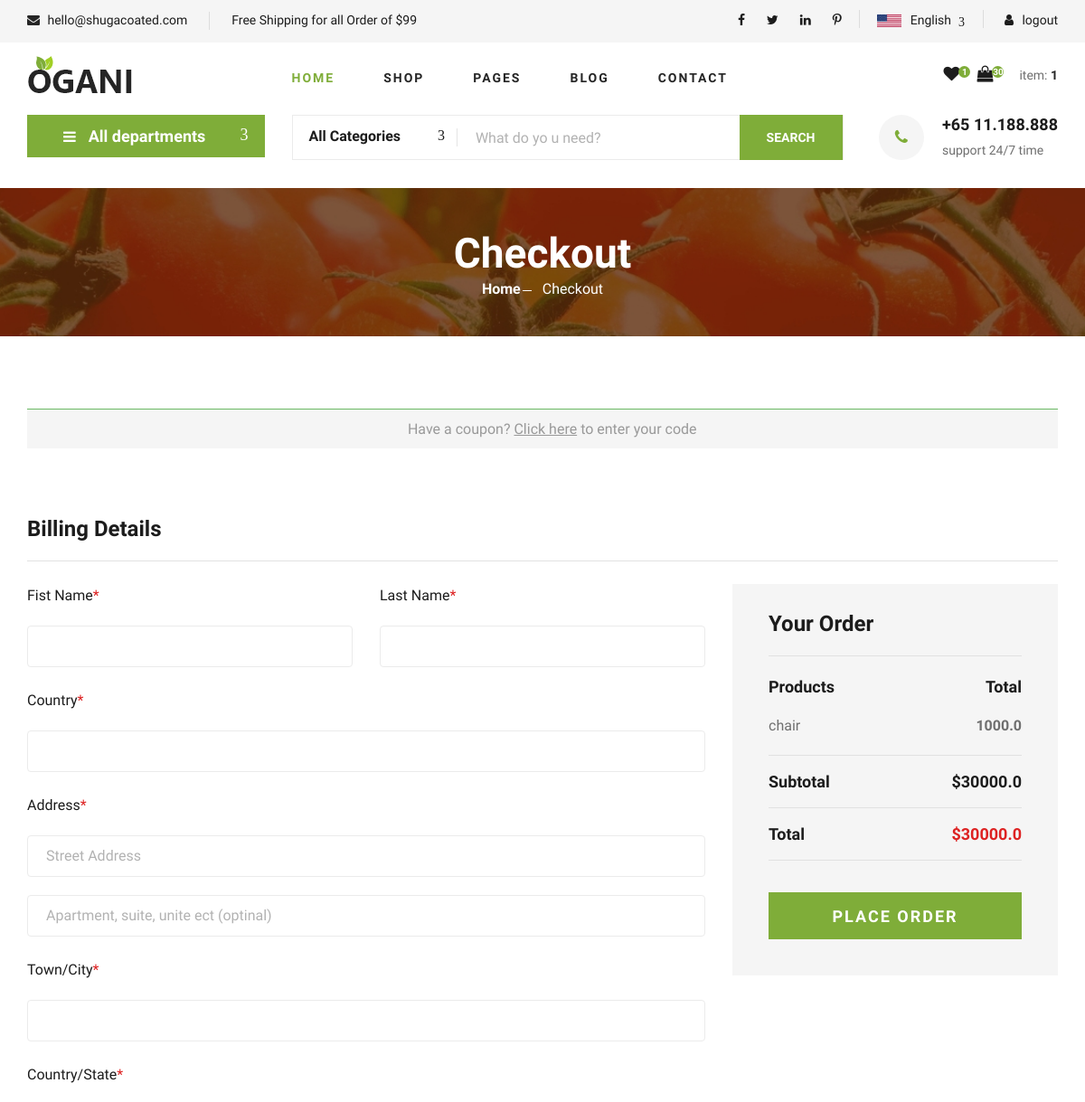
Before: /checkout (signed in, upper part) with the older database file.
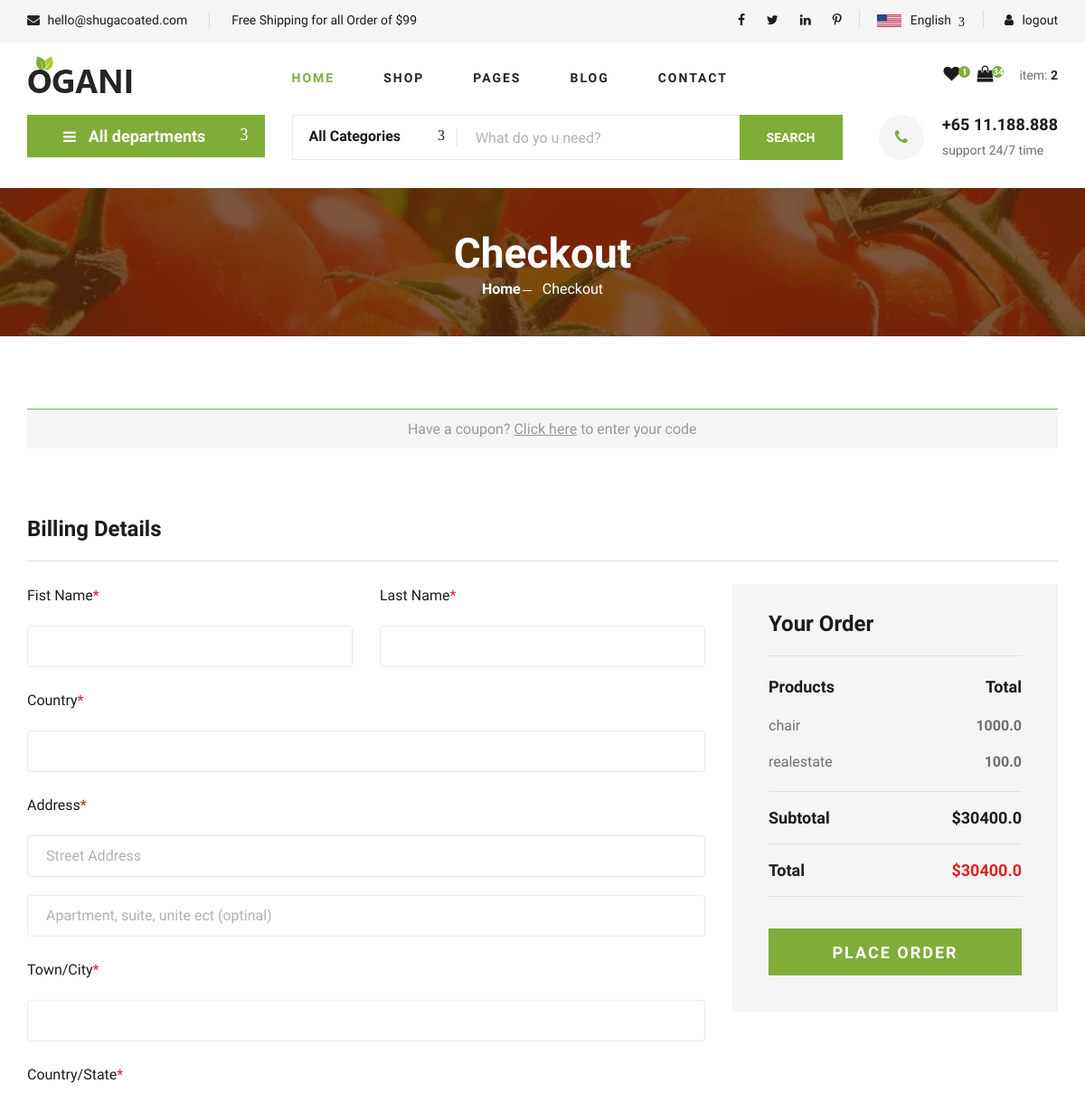
After: the same page with the newer database file.
### Estorapp/models.py (models this page shows, shortened)
class OrderItem(models.Model):
    product = models.ForeignKey(Product, on_delete=models.CASCADE, null=True, blank=True)
    order = models.ForeignKey(Order, on_delete=models.SET_NULL, blank=True, null=True )
    quantity = models.IntegerField(default=0, null=True, blank=True)
    date_added = models.DateTimeField(auto_now_add=True)
    @property
    def get_total(self):
        total = self.product.price * self.quantity
        return total

class Product(models.Model):
    name = models.CharField(max_length=200)
    product_type =models.ForeignKey(ProductType, on_delete=models.CASCADE, max_length=50,null=True, blank=True)
    price = models.FloatField()
    slash_price = models.FloatField(null=True,)
    product_brifing = models.CharField(max_length=50,null=True, blank=True)
    product_details = models.TextField(max_length=5000,null=True, blank=True)
    product_informations = models.TextField(max_length=5000,null=True, blank=True)
    image = models.ImageField(upload_to="images", null=True,blank=True)

class Order(models.Model):
    customer = models.ForeignKey(Customer, on_delete=models.SET_NULL, null=True, blank=True )
    date_ordered = models.DateTimeField(auto_now_add=True)
    complete = models.BooleanField(default=False, null=True, blank=False)
    transaction_id = models.CharField(max_length=100, null=True)
    class Meta:
        ordering = ["-transaction_id"]
    @property
    def get_cart_total(self):
        orderitems = self.orderitem_set.all()
        total = sum([item.get_total for item in orderitems])
        return total
    @property
    def get_cart_items(self):
        orderitems = self.orderitem_set.all()
        total = sum([item.quantity for item in orderitems])
        return total

### Estorapp/views.py (the view)
# urls.py: path("checkout", views.checkout, name='checkout'),
@login_required(login_url='login')
def checkout(request):
    if request.user.is_authenticated:
        customer = request.user.customer
        order, created = Order.objects.get_or_create(customer=customer, complete=False)
        items = order.orderitem_set.all()
        cartItems = order.get_cart_items
        get_orderitems = order.orderitem_set.all().count()
    else:
        items = []
        order = {'get_cart_total': 0, 'get_cart_items': 0}
        cartItems = order['get_cart_items']
        get_orderitems = 0
    context = {"items": items, "order": order, "cartItems": cartItems, 'get_orderitems':get_orderitems }
    return render(request, 'checkout.html', context)

### Estorapp/templates/checkout.html (shortened to what the changed rows need)
{% extends "main.html"%}
{% load static %}
{% block content %}
    <header class="header">
        <div class="container">
            <div class="row">
                <div class="col-lg-3">
                    <div class="header__cart">
                        <ul>
                            <li><a href="{% url 'shoping-cart' %}"><i class="fa fa-shopping-bag"></i> <span>{{cartItems}}</span></a></li>
                        </ul>
                        <div class="header__cart__price">item: <span>{{get_orderitems}}</span></div>
                    </div>
                </div>
            </div>
        </div>
    </header>
    <section class="breadcrumb-section set-bg" data-setbg="static/images/img/breadcrumb.jpg">
        <div class="container">
            <div class="row">
                <div class="col-lg-12 text-center">
                    <div class="breadcrumb__text">
                        <h2>Checkout</h2>
                    </div>
                </div>
            </div>
        </div>
    </section>
    <section class="checkout spad">
        <div class="container">
            <div class="checkout__form">
                <form action="#" id="form">
                    <div class="row">
                        <div class="col-lg-4 col-md-6">
                            <div class="checkout__order">
                                <ul>
                                     {% for item in items %}
                                    <li>{{item.product.name}}<span>{{item.product.price}}</span></li>
                                    {% endfor %}
                                </ul>
                                <div class="checkout__order__subtotal">Subtotal <span>${{order.get_cart_total}}</span></div>
                                <div class="checkout__order__total">Total <span>${{order.get_cart_total}}</span></div>
                            </div>
                        </div>
                    </div>
                </form>
            </div>
        </div>
    </section>
{% endblock content %}

Changed rows visible on the page:
added OrderItem: product.name "realestate", product.price "100.0"
computed for Order: get_cart_total "30000.0" → "30400.0"
Other visible differences:
{{ cartItems }}: "30" → "34"
{{ get_orderitems }}: "1" → "2"
